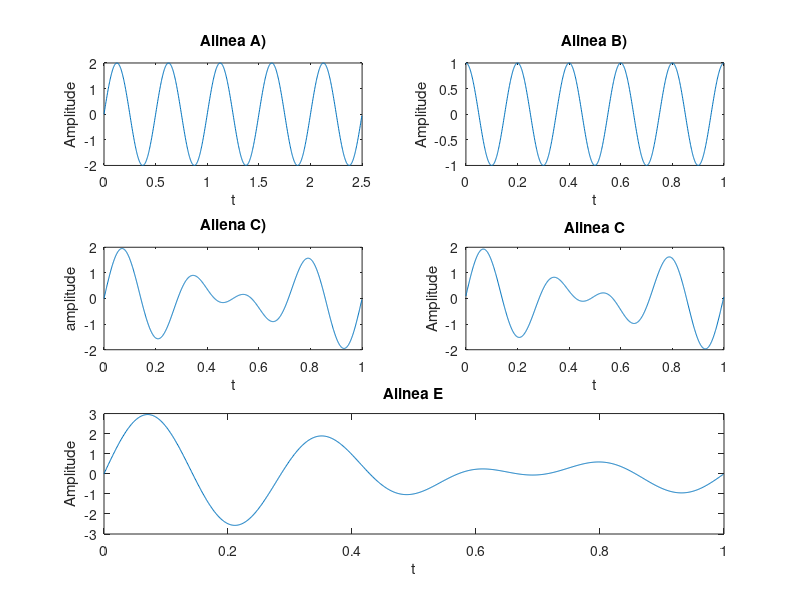

Write the MATLAB code that produced this figure.
%%Guião 2 
%
%Ex1  (A parte de juntar os graficos todos fui ver ao DS)

clear all
figure(1);

%% a)

T = 1/2; % Periodo
Ta = 5 * T/1000;
t = 0:Ta:(5*T-Ta);

subplot(3,2,1);

x = 2*sin(4*pi*t);

plot(t,x)
maxX = max(x(:))

title ('Alinea A)');
xlabel ('t');
ylabel('Amplitude');



%% b)

T = 1/5;
Ta = 5 *T/1000;
t = 0:Ta:(5*T-Ta);

subplot(3,2,2);

y = sin(10*pi*t + pi/2);

maxY = max(y(:))   %para saber o máximo da função

plot(t,y)

title ('Alinea B)');
xlabel ('t');
ylabel('Amplitude');

%% c)
subplot(3,2,3);

z = sin(6*pi*t) + sin(8*pi*t);

plot(t,z);

maxZ = max(z(:))

xlabel('t');
ylabel('amplitude');
title('Aliena C)');



%% d)

subplot(3,2,4);

w = sin(6*pi*t) + sin(8*pi*t + 0.1);

plot(t,w);

maxW = max(w(:))

xlabel('t');
ylabel('Amplitude');
title('Alinea C'); 

%% e)

subplot(3,2,[5,6])

q = sin(6*pi*t) + sin(7*pi*t) + sin(8*pi*t);

plot(t,q);

maxQ = max(q(:))

xlabel('t');
ylabel('Amplitude');
title('Alinea E');

